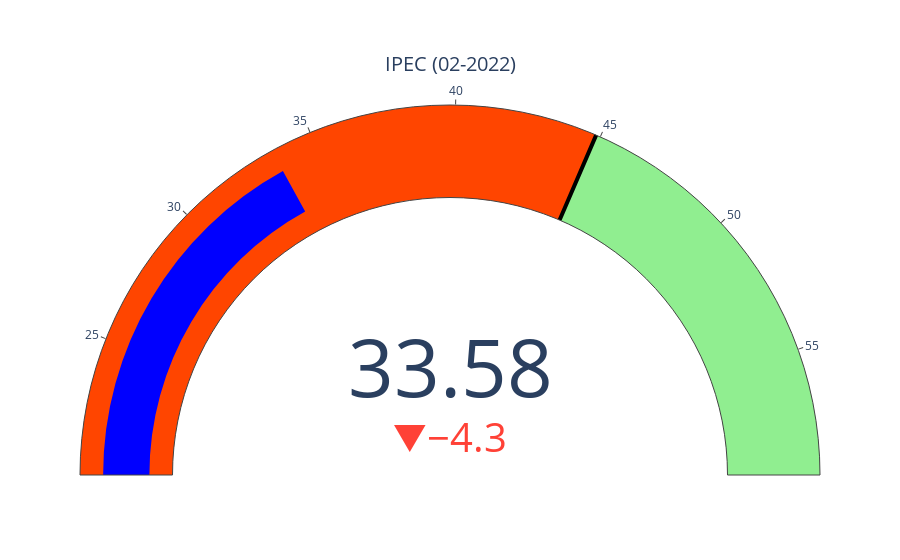

Write notebook code for a chart like this one.
### Code cell
indicadores = go.Figure()

indicadores.add_trace(go.Indicator(
    mode = "gauge+number+delta",
    delta = {'reference': ipec[-2]},
    value = ipec[-1],
    title = {'text': "IPEC (" + ipec.index.strftime('%m-%Y')[-1] + ")"},
    gauge = {
        'axis': {'range': [ipec.min(), ipec.max()]},
        'bar': {'color': 'blue'},
        'steps': [
            {'range': [ipec.min(), ipec.median()], 'color': 'orangered'},
            {'range': [ipec.median(), ipec.max()], 'color': 'lightgreen'}],
        'threshold': {'line': {'color': "black", 'width': 4}, 'thickness': 1, 'value': ipec.median()}       
    },
    domain = {'row': 0, 'column': 0}
    ))

indicadores.update_layout(
    grid = {'rows': 1, 'columns': 1, 'pattern': "independent"},
    template = {'data' : {'indicator': [{
        'title': {'text': "Speed"},
        'mode' : "number+delta+gauge",
        'delta' : {'reference': 90}}]
                         }})

indicadores.show()

### Figure 1 — Plotly figure (JSON) as saved in the notebook; plotly's stock layout.template omitted (floating-point values rounded to 4 significant figures)
{"data": [{"delta": {"reference": 37.88}, "domain": {"column": 0, "row": 0}, "gauge": {"axis": {"range": [20.32, 59.3]}, "bar": {"color": "blue"}, "steps": [{"color": "orangered", "range": [20.32, 44.85]}, {"color": "lightgreen", "range": [44.85, 59.3]}], "threshold": {"line": {"color": "black", "width": 4}, "thickness": 1, "value": 44.85}}, "mode": "gauge+number+delta", "title": {"text": "IPEC (02-2022)"}, "type": "indicator", "value": 33.58}], "layout": {"grid": {"columns": 1, "pattern": "independent", "rows": 1}}}
